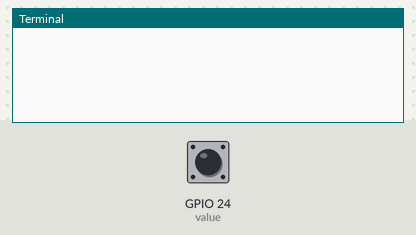
Simulated run of this program. Board: Raspberry Pi (BCM pin numbers). Parts: the last lines printed to the terminal. The test bench sets the inputs (shaded band); at power-on: GPIO 24 (value) HIGH.

Above: at 1.2 s.
1.3 s: GPIO 24 (value) pulled LOW for 0.15 s
At 2.2 s:
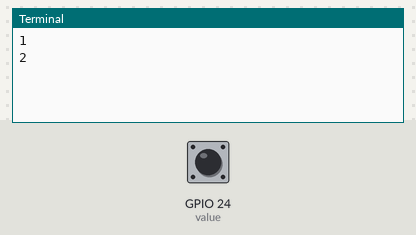
2.9 s: GPIO 24 (value) pulled LOW for 1 s
At 5.0 s:
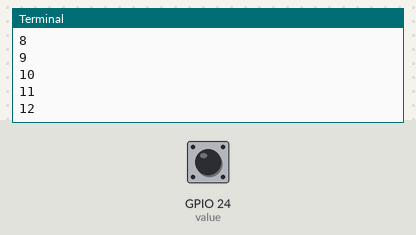
5.4 s: GPIO 24 (value) pulled LOW for 0.15 s
At 6.6 s:
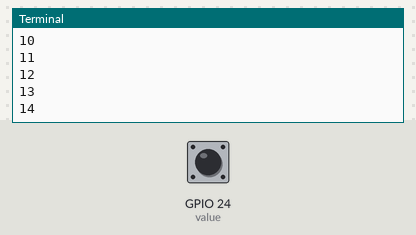
Timing chart, 0 to 8.4 s (numbered marks = the images above; inputs shaded):
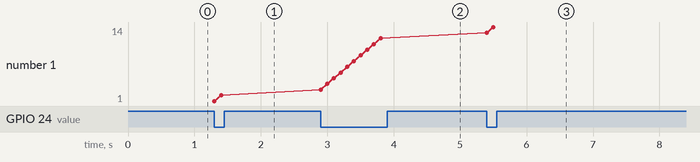

The program:

btn_poll.py
```python
import RPi.GPIO as GPIO
import time

GPIO.setmode(GPIO.BCM)
GPIO.setup(24, GPIO.IN, pull_up_down=GPIO.PUD_UP)
#GPIO.setup(24, GPIO.IN)
count = 0
while True:
    value = GPIO.input(24)
    if value == False:
    #if value == True:
        count = count + 1
        print(count)
    time.sleep(0.1)
```

Measured:
- after the input at 1.3 s, the terminal: prints a new line at once (image 1)
- after the input at 2.9 s, the terminal: prints a new line at once (image 2)
- after the input at 5.4 s, the terminal: prints a new line at once (image 3)
- plotted number 1: 2 → 12 after the input at 2.9 s, 12 → 14 after the input at 5.4 s
